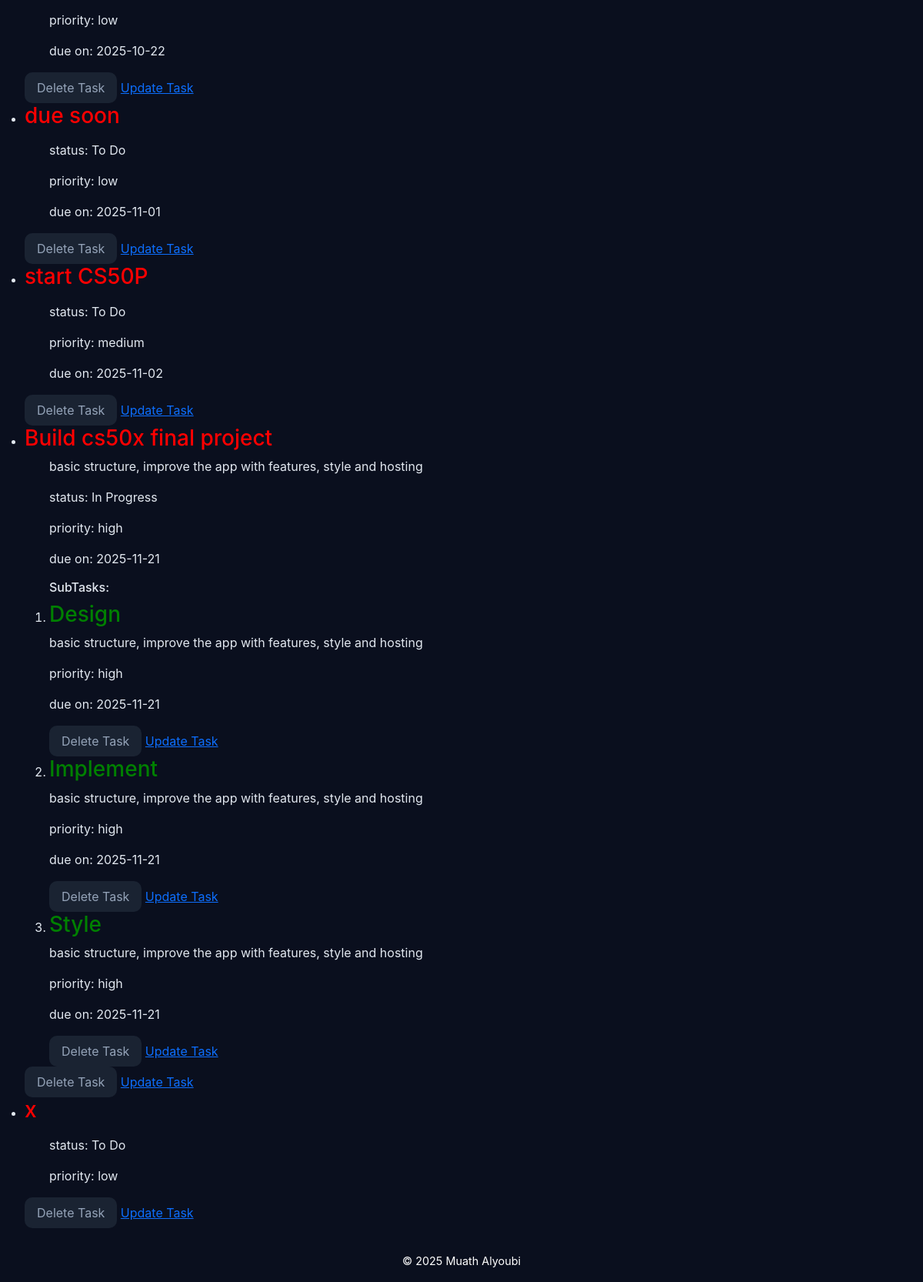
/tasks (signed in, lower part), run on an earlier commit of the app's database.
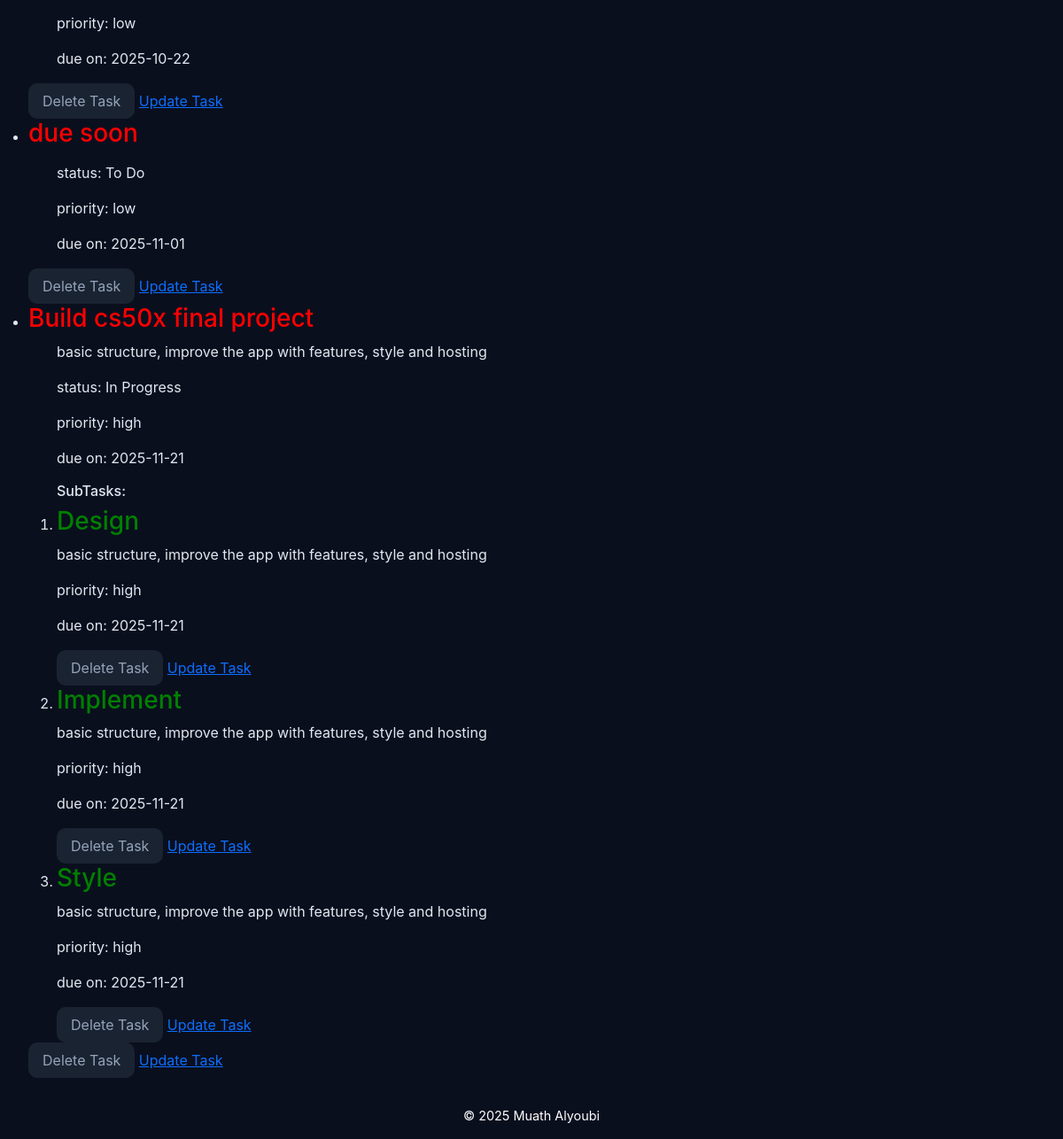
And on a later commit of the database.
### tables this page shows
CREATE TABLE tasks(
                id INTEGER PRIMARY KEY AUTOINCREMENT NOT NULL,
                title TEXT NOT NULL,
                user_id INTEGER NOT NULL,
                description TEXT,
                status TEXT NOT NULL DEFAULT 'To Do',
                created_at TIMESTAMP DEFAULT CURRENT_TIMESTAMP, 
                priority TEXT NOT NULL, 
                due_date DATE, parent_id INTEGER DEFAULT NULL,  
                FOREIGN KEY (user_id) REFERENCES users(id) ON DELETE CASCADE
                );

### app.py (the view)
@app.route("/tasks")
@login_required
def tasks():
    tasks =  get_tasks_by_user(session["user_id"])
    subtasks = get_subtasks(session["user_id"])
    return render_template("tasks.html", tasks=tasks,  subtasks=subtasks)

### db.py (called while the page is built)
def get_db():
    if "db" not in g:
        g.db = sqlite3.connect(
            DATABASE,
            detect_types=sqlite3.PARSE_DECLTYPES,
            check_same_thread=False
        )
        g.db.row_factory = sqlite3.Row
    return g.db

def get_tasks_by_user(user_id):
    db = get_db()
    return db.execute(
        f"""SELECT * FROM tasks WHERE user_id = ? {oredr_state}
        """,(user_id,)).fetchall()

def get_subtasks(user_id):
    db = get_db()
    return db.execute(
        "SELECT * FROM tasks WHERE user_id = ? AND parent_id IS NOT NULL ORDER BY parent_id",
        (user_id,)).fetchall()

### helpers.py (called while the page is built)
def login_required(f):
    @wraps(f)
    def decorated_function(*args, **kwargs):
        if session.get("user_id") is None:
            return redirect(url_for('login', next=request.url))
        return f(*args, **kwargs)
    return decorated_function

### templates/tasks.html (shortened to what this page needs)
{% extends "layout.html" %}
{% block body %}
    <main>
        <section id="tasks">
            <ul>
                {% for task in tasks %}
                    {% if task.parent_id is none %}
                        <li>
                            <h3 style="color: red;">{{ task.title }}</h3>
                            <ul>
                                <p>{{ task.description }}</p>
                                <p>status: {{ task.status }}</p>
                                <p>priority: {{ task.priority }}</p>
                                {% if task.due_date is not none %}
                                    <p>due on: {{ task.due_date }}</p>
                                {% endif %}
                            </ul>
                                {% set ns = namespace(printed=false) %}
                                <ol>
                                {% for sub in subtasks %}
                                    {% if sub.parent_id == task.id %}
                                        {% if not ns.printed %}
                                            <h6>SubTasks:</h6>
                                            {% set ns.printed = true %}
                                        {% endif %}
                                    <li>
                                        <h3 style="color: green;">{{ sub.title }}</h3>
                                        <p>{{ task.description }}</p>
                                        <p>priority: {{ task.priority }}</p>
                                        {% if task.due_date is not none %}
                                            <p>due on: {{ task.due_date }}</p>
                                        {% endif %}
                                        <button onclick="deleteTask('{{ task.id }}')" id="delete-task">Delete Task</button>
                                        <a href="{{ url_for('editTask', id=sub.id) }}" id="update-task">Update Task</a>
                                    </li>
                                    {% endif %}
                            {% endfor %}
                            </ol>
                            <button onclick="deleteTask('{{ task.id }}')" id="delete-task">Delete Task</button>
                            <a href="{{ url_for('editTask', id=task.id) }}" id="update-task">Update Task</a>
                        </li>
                    {% endif %}
                {% endfor %}
            </ul>
        </section>
    </main>
{% endblock %}

### templates/layout.html (shortened to what this page needs)
<!DOCTYPE html>
<html lang="en">
    <head>
        <link href="https://getbootstrap.com/docs/5.3/assets/css/docs.css" rel="stylesheet">
        <link href="https://cdn.jsdelivr.net/npm/bootstrap@5.3.8/dist/css/bootstrap.min.css" rel="stylesheet">
        <link rel="stylesheet" href="{{ url_for('static', filename='css/theme.css') }}">
        <link rel="stylesheet" href="{{ url_for('static', filename='css/style.css') }}">
    </head>
    <body>
        {% block body %}{% endblock %}
        <footer>
            &copy; 2025 Muath Alyoubi
        </footer>
    </body>
</html>

### static/css/theme.css (style rules this page uses)
:root { --primaray-color: #00b4d8; --secondary-color: #0f172a; --accent-color: #0ea5e9; --success-color: #22c55e; --warning-color: #facc15; --danger-color: #ef4444; --general-color: #64748b; --back-main: #0a0f1e; --back-card: #273242; --back-nav: #0a1126; --back-button: #1A2332; --backCol-todo: linear-gradient(135deg, #083b4f, #0f5670); --backCol-progress: linear-gradient(135deg, #6f5610, #9a6a12); --backCol-done: linear-gradient(135deg, #0d4b33, #177044); --border-todo: #3b82f6; --border-progress: #f59e0b; --border-done: #10b981; --text-main: #e2e8f0; --text-light: #ffffff; --text-gray: #94a3b8; --border-color: #1e293b; --shadow-strong: 0 8px 25px rgba(0, 255, 255, 0.12); --shadow-soft: 0 4px 10px rgba(0, 255, 255, 0.06); --radius-large: 14px; --radius-medium: 10px; --radius-small: 6px; --trans-fast: 0.2s ease-in-out; --trans-med: 0.4s ease-in-out; --primary-gradient: linear-gradient(145deg, #00b4d8, #0ea5e9); --nav-gradient: linear-gradient(145deg, #0a1126, #0f1b35); --card-gradient: linear-gradient(145deg, #0f172a, #1e293b); --back-update: #1E2F45; --update-border-hover: #2C3F58; --back-delete: #2A1E22; --delete-border-hover: #3A262B; --back-generate: #241E2C; --generate-border-hover: #31263C; --text-under-btn: #D6E0EA; --border-under-btn: #233040; --back-next-task: #0E3440; --next-task-border-hover: #104350; --back-summarize: #3D3112; --summarize-border-hover: #4A3C17; --back-refresh: #123826; --refresh-border-hover: #17482F; }
* { margin: 0; padding: 0; box-sizing: border-box; }
body { font-family: "Inter", "Segoe UI", Roboto, sans-serif; background-color: var(--back-main); color: var(--text-main); margin: 0; transition: background-color var(--trans-med); }
button { background-color: var(--back-button); color: var(--text-gray); border: 1px soft var(--border-color); border-radius: var(--radius-medium); padding: 0.5rem 1rem; cursor: pointer; transition: background-color var(--trans-fast), transform var(--trans-fast); }
footer { background-color: var(--nav-gradient); color: var(--text-light); text-align: center; padding: 1rem; font-size: 0.9rem; }

What changed in the data, as far as the page shows it:
removed tasks: title "start CS50P", status "To Do", priority "medium", due_date "2025-11-02"
removed tasks: title "x", status "To Do", priority "low"
